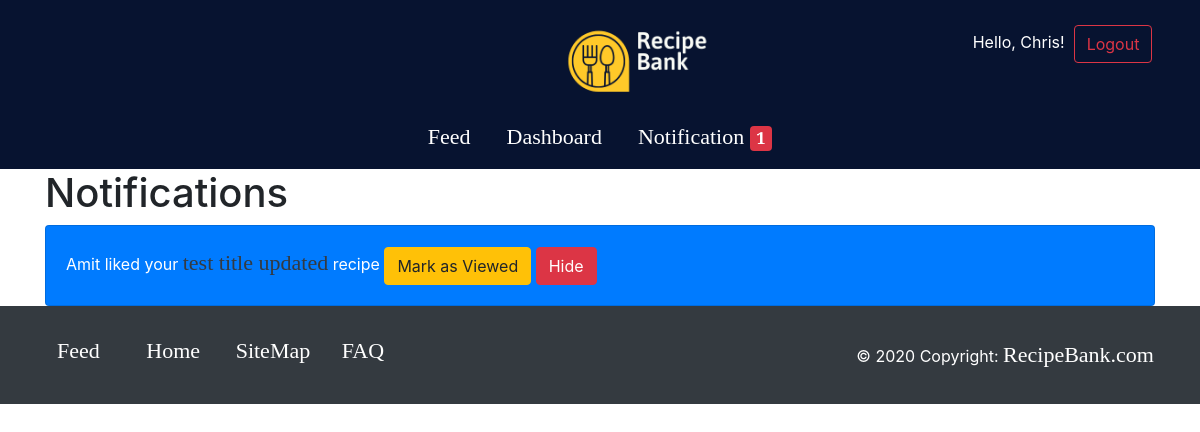
Screenshot of /notifications.php (signed in) with the database file from the repository.
### tables this page shows
CREATE TABLE `users` (
  `id` int(10) NOT NULL,
  `first_name` varchar(20) NOT NULL,
  `last_name` varchar(20) NOT NULL,
  `email` varchar(50) NOT NULL,
  `password` varchar(15) NOT NULL,
  `user_role` tinyint(1) NOT NULL,
  `is_subscribed` tinyint(1) NOT NULL,
  `mute_notification` tinyint(1) NOT NULL
);

CREATE TABLE `notifications` (
  `id` int(10) NOT NULL,
  `status` varchar(255) NOT NULL,
  `recipe_id` int(10) NOT NULL,
  `sender_user_id` int(10) NOT NULL,
  `type` tinyint(1) NOT NULL,
  `comment_desc` text DEFAULT NULL,
  `notification_date` datetime NOT NULL
);

CREATE TABLE `recipes` (
  `id` int(10) NOT NULL,
  `title` varchar(255) NOT NULL,
  `ingredients` mediumtext NOT NULL,
  `preparation` mediumtext NOT NULL,
  `category` varchar(255) NOT NULL,
  `recipe_img` varchar(255) DEFAULT NULL,
  `user_id` int(10) NOT NULL,
  `posted_date` datetime NOT NULL
);

### websiteCRUD.php (called while the page is built, shortened)
<?php
    class websiteCRUD implements websiteInterface{
        public function checkUser($email, $password){
            $dbcon = Database::getDb();
            $sql = "SELECT * FROM users WHERE email = :email AND password = :password";
            $pst = $dbcon->prepare($sql);
            $pst->bindParam(':email', $email);
            $pst->bindParam(':password', $password);
            $pst->execute();
            return $pst->fetch(PDO::FETCH_OBJ);
        }
        public function getTotalNotifications($user_id){
            $dbcon = Database::getDb();
            $sql = "SELECT count(notifications.id) as total_notifications FROM notifications
                    inner join recipes on recipes.id = notifications.recipe_id
                    inner join users on users.id = recipes.user_id
                    WHERE recipes.user_id = :user_id AND status in ('new', '')
                    AND recipes.user_id != notifications.sender_user_id";
            $pst = $dbcon->prepare($sql);
            $pst->bindParam(':user_id', $user_id->id);
            $pst->execute();
            $count = $pst->fetch(PDO::FETCH_OBJ);
            if ($count){
                return $count->total_notifications;
            }
            else {
                return "";
            }
        }
        public function getLikes($user_id){
            $dbcon = Database::getDb();
            $sql = "SELECT notifications.id as notification_id, notifications.notification_date
                    as notification_date, notifications.sender_user_id as user_id,
                    users.first_name as first_name, recipes.* , notifications.comment_desc as comment, notifications.status as status
                    FROM notifications
                    inner join recipes on recipes.id = notifications.recipe_id
                    inner join users on users.id = notifications.sender_user_id
                    WHERE recipes.user_id = :user_id AND status in ('new', 'opened', '')
                    AND recipes.user_id != notifications.sender_user_id";
            $pst = $dbcon->prepare($sql);
            $pst->bindParam(':user_id', $user_id->id);
            $pst->execute();
            return $pst->fetchAll(PDO::FETCH_ASSOC);
        }
    }
?>

### notifications.php (the view, shortened to what this page needs)
<?php
require_once 'database/database.php';
require_once 'websiteCRUD.php';
?>
<!DOCTYPE html>
<html lang="en">
    <head>
        <link rel="stylesheet" type="text/css" href="css/style.css">
        <link rel="stylesheet" href="https://stackpath.bootstrapcdn.com/bootstrap/4.4.1/css/bootstrap.min.css">
        <link href="https://cdnjs.cloudflare.com/ajax/libs/font-awesome/4.7.0/css/font-awesome.min.css" rel="stylesheet">
    </head>
    <body>
        <header>
            <?php include 'header.php'?>
        </header>
        <div class="container">
            <h1>Notifications</h1>
            <?php
                if ($user){
                    foreach ($websiteCRUD->getLikes($user) as $like)
                    {
                        if ($like['status'] != 'new')
                        {
                ?>
                        <div class="card bg-dark text-white">
                            <div class="card-body">
                                <?php
                                    if ($like['comment'] != '')
                                    {
                                ?>
                                    <span><strong><?=$like['first_name']?></strong> commented "<?=$like['comment']?>" on your <a href="showRecipe.php?id=<?=$like['id']?>"> <?=$like['title']?></a> recipe</span>
                                <?php
                                    } else {
                                ?>
                                    <span><?=$like['first_name']?> liked your <a href="showRecipe.php?id=<?=$like['id']?>"> <?=$like['title']?></a> recipe</span>
                                <?php
                                    }
                                ?>
                                <form action="notifications.php" method="post" style="display:inline-block;">
                                    <input type="hidden" name="id" value="<?= $like['notification_id'] ?>"/>
                                    <input type="submit" class="btn btn-success" name="markAsUnreadNotification" value="Mark as Unread"/>
                                </form>
                                <form action="notifications.php" method="post" style="display:inline-block;">
                                    <input type="hidden" name="id" value="<?= $like['notification_id'] ?>"/>
                                    <input type="submit" class="btn btn-danger" name="removeNotification" value="Hide"/>
                                </form>
                            </div>
                        </div>
            <?php
                } else {
            ?>
                    <div class="card bg-primary text-white">
                            <div class="card-body">
                                <?php
                                    if ($like['comment'] != '')
                                    {
                                ?>
                                    <span><?=$like['first_name']?> commented "<?=$like['comment']?>" on your <a class="text-dark" href="showRecipe.php?id=<?=$like['id']?>"> <?=$like['title']?></a> recipe</span>
                                <?php
                                    } else {
                                ?>
                                    <span><?=$like['first_name']?> liked your <a class="text-dark" href="showRecipe.php?id=<?=$like['id']?>"> <?=$like['title']?></a> recipe</span>
                                <?php
                                    }
                                ?>
                                <form action="notifications.php" method="post" style="display:inline-block;">
                                    <input type="submit" class="btn btn-warning" name="markAsViewedNotification" value="Mark as Viewed"/>
                                </form>
                                <form action="notifications.php" method="post" style="display:inline-block;">
                                    <input type="submit" class="btn btn-danger" name="removeNotification" value="Hide"/>
                                </form>
                            </div>
                        </div>
            <?php
                }
                } }
            ?>
        </div>
        <footer class="page-footer font-small ">
            <?php include 'footer.php'?>
        </footer>
    </body>
</html>

### header.php (shortened to what this page needs)
<?php
require_once 'websiteCRUD.php';
$user = false;
if(isset($_SESSION['email']) && isset($_SESSION['password'])){
  $websiteCRUD = new websiteCRUD();
  $user = $websiteCRUD->checkUser($_SESSION['email'], $_SESSION['password']);
}
?>
<div class="row">
	<a class="navbar-brand col-sm-4" href="index.php"><img src="images/logo.png" alt="logo of the recipe bank."></a>
	<?php
		if (!$user) {
	?>
		<div class="col-sm-1 sinlog">
			<a class="btn btn-md btn-outline-success my-2 my-sm-0" href="login.php">Login</a>
		</div>
		<div class="col-sm-0 sinlog">
			<a class="btn btn-md btn-outline-success my-2 my-sm-0" href="signup.php">SignUp</a>
		</div>
	<?php
		} else {
	?>
		<div class="col-sm-0 sinlog">
			<form method="post" action="header.php">
				<span class="text-white"> Hello, <?=$user->first_name?>!&nbsp;</span>
				<input class="btn btn-outline-danger" type="submit" name="signOut" value="Logout">
			</form>
		</div>
	<?php
		}
	?>
</div>
<div class="row">
	<nav class="navbar navbar-expand-lg navbar-dark">
		<div class="collapse navbar-collapse" id="navbarColor01">
			<ul class="navbar-nav mr-auto">
				<li class="nav-item active">
					<a class="nav-link" href="feed.php">Feed <span class="sr-only"></span></a>
				</li>
				<?php
					if ($user) {
				?>
					<li class="nav-item">
						<a class="nav-link" href="adminpanel.php">Dashboard</a>
					</li>
					<li class="nav-item">
						<a class="nav-link" href="notifications.php">Notification <span class="badge badge-danger"><?=$websiteCRUD->getTotalNotifications($user)?></span></a>
					</li>
				<?php
					}
				?>
			</ul>
		</div>
	</nav>
</div>

### css/style.css (style rules this page uses)
header { background-color : #071330; }
.navbar { max-width: 1200px; margin: 0 auto; }
.navbar-brand img { width: 150px; height: auto; }
.navbar-nav > li { float: none; display: inline-block; padding : 0 10px 0 10px; }
.navbar-dark .navbar-nav .nav-item .nav-link { color: #ffffff; }
.navbar-brand { margin-top:1.5%; }
.sinlog { margin-top : 2%; }
a { font-family: 'Alegreya Sans SC'; font-size: 22px; }

### rows the page displays
users: first_name "Chris"
notifications: users.first_name "Amit", recipe.title "test title updated"

### other values shown
$websiteCRUD->getTotalNotifications($user) "1"
